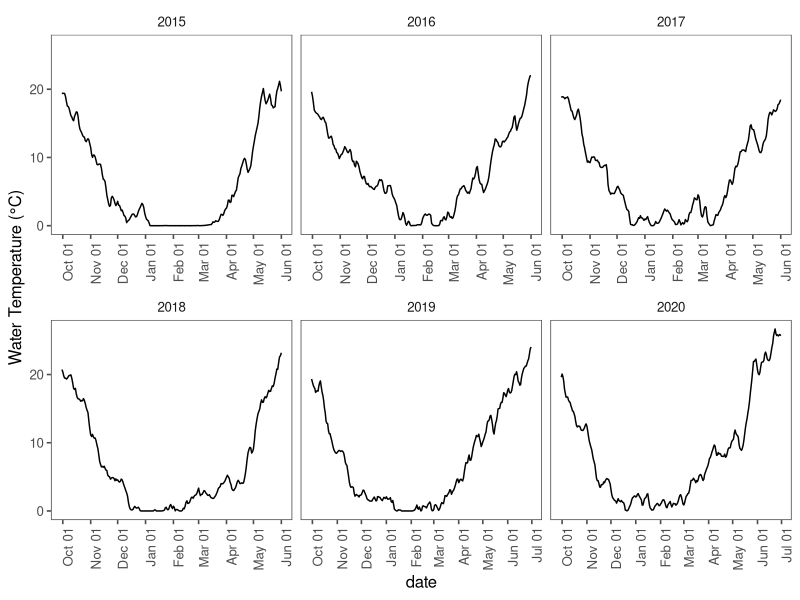

This figure's R source: (Note: this script raises an error after producing the figure.)
#### CLEAR THE ENVIRONMENT FIRST ---------------------------------------------

rm(list = ls(all.names = TRUE))


#### LOAD PACKAGES -----------------------------------------------------------

library(ggplot2)
library(lubridate)
library(ggthemes)
library(dplyr)
library(readxl)
library(gridExtra)
library(grid)
library(cowplot)


#### LOAD TEMPERATURE DATA -----------------------------------------------------------------------

temp.1 <- read_excel("data/lake-ontario/lake-ontario-temp-oswego-river.xlsx", sheet = "2015")
temp.2 <- read_excel("data/lake-ontario/lake-ontario-temp-oswego-river.xlsx", sheet = "2016")
temp.3 <- read_excel("data/lake-ontario/lake-ontario-temp-oswego-river.xlsx", sheet = "2017")
temp.4 <- read_excel("data/lake-ontario/lake-ontario-temp-oswego-river.xlsx", sheet = "2018")
temp.5 <- read_excel("data/lake-ontario/lake-ontario-temp-oswego-river.xlsx", sheet = "2019")
temp.6 <- read_excel("data/lake-ontario/lake-ontario-temp-oswego-river.xlsx", sheet = "2020")

#temp <- read_excel("data/lake-ontario/lake-ontario-temp-embayments-bottom.xlsx", sheet = "chaumont-bay") %>% 
#  group_by(date, year) %>% 
#  summarize(temp.c = mean(temp.c)) %>% 
#  ungroup() %>% 
#  group_by(year) %>% 
#  mutate(month = month(date),
#         day = day(date),
#         yday = yday(date)) %>% 
#  filter(month != 6| day < 2)

temp.all <- bind_rows(temp.1, temp.2, temp.3, temp.4, temp.5, temp.6) %>% 
  mutate(yday = yday(date))
rm(temp.1, temp.2, temp.3, temp.4, temp.5, temp.6)

## 
ggplot(temp.all, aes(x = date, y = temp.c)) + 
  geom_line() + theme_few() + 
  ylab('Water Temperature (°C)') + 
  scale_x_datetime(date_breaks = "1 month", date_labels =  "%b %d") + 
  theme(axis.text.x = element_text(angle = 90, hjust = 1))  + 
  facet_wrap(~year, scales = "free_x")


#### CALCULATE MEAN SPAWNING DATE ----------------------------------------------------------------

mu.spawn <- read_excel("data/lake-ontario/lake-ontario-spawning.xlsx", sheet = "lake-ontario-spawning") %>% 
  filter(year != 2008, year != 2010) %>% 
  group_by(year) %>% 
  summarize(mu.spawn.date = as.Date(weighted.mean(date, prop.ripe), format = "%Y-%m-%d")) %>% 
  mutate(mu.spawn.yday = yday(mu.spawn.date)) %>% 
  summarize(mu.spawn = as.integer(mean(mu.spawn.yday))) %>% pull()
  

#### CALCULATE MEAN HATCHING DATE ----------------------------------------------------------------

mu.hatch <- read_excel("data/lake-ontario/lake-ontario-hatching.xlsx", sheet = "lake-ontario-hatching") %>%
  group_by(year) %>% 
  summarize(mu.hatch.date = as.Date(weighted.mean(date, mean.density), format = "%Y-%m-%d")) %>% 
  mutate(mu.hatch.yday = yday(mu.hatch.date)) %>% 
  summarize(mu.hatch = as.integer(mean(mu.hatch.yday))) %>% pull()


## Filter temp profiles by start and end dates

temp.spawn <- temp.all %>% group_by(year) %>% filter(yday >= mu.spawn)
temp.hatch <- temp.all %>% group_by(year) %>% filter(yday <= mu.hatch)
temp.inc <- bind_rows(temp.spawn, temp.hatch) 

temp.ADD <- temp.inc %>% group_by(year) %>% 
  mutate(ADD = cumsum(temp.c)) %>% 
  filter(ADD == max(ADD)) %>% 
  select(date, year, temp.c, ADD)


#### XXXXXXXXX -----------------------
## Polynomial: y = a + bx + cx^2
## Semilog: log10(y) = log10(a) + log10(b)x + log10(c)x^2
## Antilog: 10^(log(y))

## Colby and Brooke
model.CB <- read_excel("data/model-structural-parameters.xlsx", sheet = "coefs") %>% 
  filter(lake == "Pickeral Lake")

## Take antilog from daily semilog output, accumulate across days
model.CB.perc <- temp.all %>%  
  group_by(year) %>% 
  filter(date >= as.Date(mu.spawn, origin = paste0(year-2, "-12-31"))) %>% 
  mutate(perc.day = (10^(model.CB$a + model.CB$b * temp.c + model.CB$c * temp.c^2))*100,
         perc.cum = cumsum(perc.day)) %>% 
  filter(perc.cum <= 100) %>%
  mutate(ADD = cumsum(temp.c))

model.CB.perc.max <- model.CB.perc %>% group_by(year) %>% 
  filter(perc.cum == max(perc.cum)) %>% 
  select(date, year, temp.c, ADD) %>% 
  mutate(model = "CB")


## Stewart et al. 2021
model.ontario <- read_excel("data/model-structural-parameters.xlsx", sheet = "coefs") %>% 
  filter(lake == "Lake Ontario")

## Take antilog from daily semilog output, accumulate across days
model.ontario.perc <- temp.all %>% 
  group_by(year) %>% 
  filter(date >= as.Date(mu.spawn, origin = paste0(year-2, "-12-31"))) %>% 
  mutate(perc.day = (10^(model.ontario$a + model.ontario$b * temp.c + model.ontario$c * temp.c^2))*100,
         perc.cum = cumsum(perc.day),) %>% 
  filter(perc.cum <= 100) %>%
  mutate(ADD = cumsum(temp.c))

model.ontario.perc.max <- model.ontario.perc %>% group_by(year) %>% 
  filter(perc.cum == max(perc.cum)) %>% 
  select(date, year, temp.c, ADD) %>% 
  mutate(model = "ST")


#### COMBINE ALL MODEL HATCHING ESTIMATES --------------------------------------------------------

model.hatching.all <- temp.ADD %>% 
  mutate(model = "EP") %>% 
  bind_rows(., model.CB.perc.max, model.ontario.perc.max) %>% 
  mutate(model = factor(model, ordered = TRUE, levels = c("EP", "ST", "CB")),
         jday = yday(date))


#### VISUALIZATIONS ------------------------------------------------------------------------------xs

ggplot(temp.all, aes(x = date, y = temp.c)) + 
  geom_line(size = 0.8) +
  geom_vline(data = data.frame(year = unique(temp.all$year), 
                               date = temp.inc %>% group_by(year) %>% slice(1) %>% pull(date)),
             aes(xintercept = date), color = "gray25", linetype = "dashed", show.legend = FALSE) +
  geom_point(data = model.hatching.all, aes(x = as.POSIXct(date), y = temp.c, fill = model, shape = model), size = 3) +
  scale_shape_manual("", values = c(21, 22, 23),
                     labels = c("Observed Hatching  ", "Stewart et al., 2021  ", "Colby & Brooke, 1973")) +
  scale_fill_manual("", values = c("lightsalmon", "cornflowerblue", "forestgreen"),
                    labels = c("Observed Hatching  ", "Stewart et al., 2021  ", "Colby & Brooke, 1973")) +
  scale_x_datetime(date_breaks = "1 month", date_labels =  "%b %d") + 
  labs(y = "Water Temperature (°C)") + 
  theme_few() + 
  theme(axis.text.x = element_text(angle = 45, hjust = 1),
        axis.text = element_text(size = 12),
        axis.title.y = element_text(size = 15),
        axis.title.x = element_blank(),
        legend.position = "top", 
        legend.text = element_text(size = 15),
        strip.text = element_text(size = 12),
        panel.spacing = unit(1, "lines")) + 
  facet_wrap(~year, scales = "free_x")

ggsave("figures/lake-ontario/lake-ontario-model-comparison-time.png", height = 9, width = 15, dpi = 300)


plot.add <- ggplot(model.hatching.all, aes(x = factor(year), y = ADD, group = model)) +
  geom_point(aes(fill = model, shape = model), size = 3) + 
  scale_shape_manual("", values = c(21, 22, 23),
                     labels = c("Observed Hatching  ", "Stewart et al., 2021  ", "Colby & Brooke, 1973")) +
  scale_fill_manual("", values = c("lightsalmon", "cornflowerblue", "forestgreen"),
                    labels = c("Observed Hatching  ", "Stewart et al., 2021  ", "Colby & Brooke, 1973")) +
  labs(y = "Degree-days") +
  theme_few() + 
  theme(axis.text.x = element_text(angle = 45, hjust = 1),
        axis.text = element_text(size = 12),
        axis.title.y = element_text(size = 15),
        axis.title.x = element_blank(),
        legend.position = "top", 
        legend.text = element_text(size = 15),
        strip.text = element_text(size = 12),
        panel.spacing = unit(1, "lines"))

plot.date <- ggplot(model.hatching.all, aes(x = factor(year), y = jday, group = model)) +
  geom_point(aes(fill = model, shape = model), size = 3) + 
  scale_shape_manual("", values = c(21, 22, 23),
                     labels = c("Observed Hatching  ", "Stewart et al., 2021  ", "Colby & Brooke, 1973")) +
  scale_fill_manual("", values = c("lightsalmon", "cornflowerblue", "forestgreen"),
                    labels = c("Observed Hatching  ", "Stewart et al., 2021  ", "Colby & Brooke, 1973")) +
  labs(y = "Julian Date") +
  theme_few() + 
  theme(axis.text.x = element_text(angle = 45, hjust = 1),
        axis.text = element_text(size = 12),
        axis.title.y = element_text(size = 15),
        axis.title.x = element_blank(),
        legend.position = "top", 
        legend.text = element_text(size = 15),
        strip.text = element_text(size = 12),
        panel.spacing = unit(1, "lines"))

## Combine all figures
plot.all <- grid.arrange(
  arrangeGrob(get_legend(plot.add),
              nrow = 1,
              ncol = 1),
  arrangeGrob(
    arrangeGrob(plot.add + theme(legend.position = "none", axis.title.x = element_blank()),
                nrow = 1),
    arrangeGrob(plot.date + theme(legend.position = "none", axis.title.x = element_blank()), 
                nrow = 1),
    ncol = 2,
    widths = c(1, 1)
  ),
  heights = c(0.05, 1.0)
)

ggsave("figures/lake-ontario-add-yday.png", plot = plot.all, width = 8, height = 5, dpi = 300)


